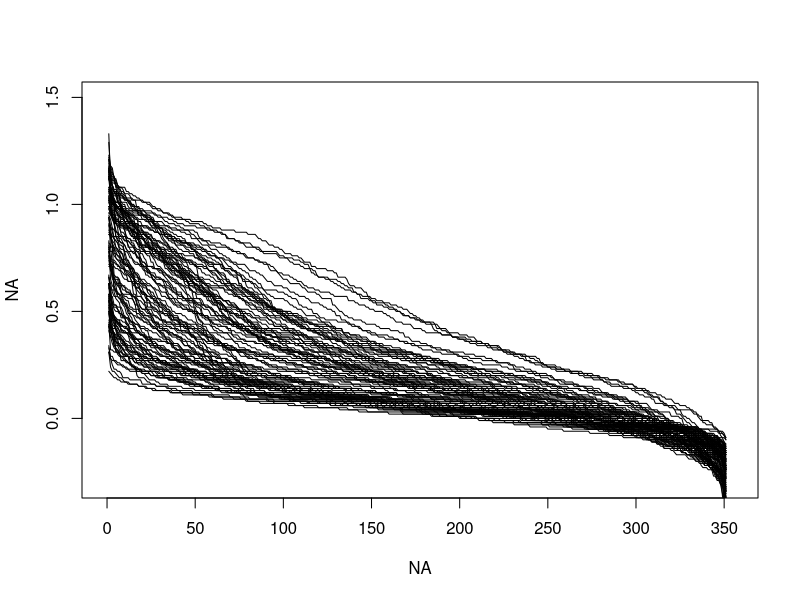
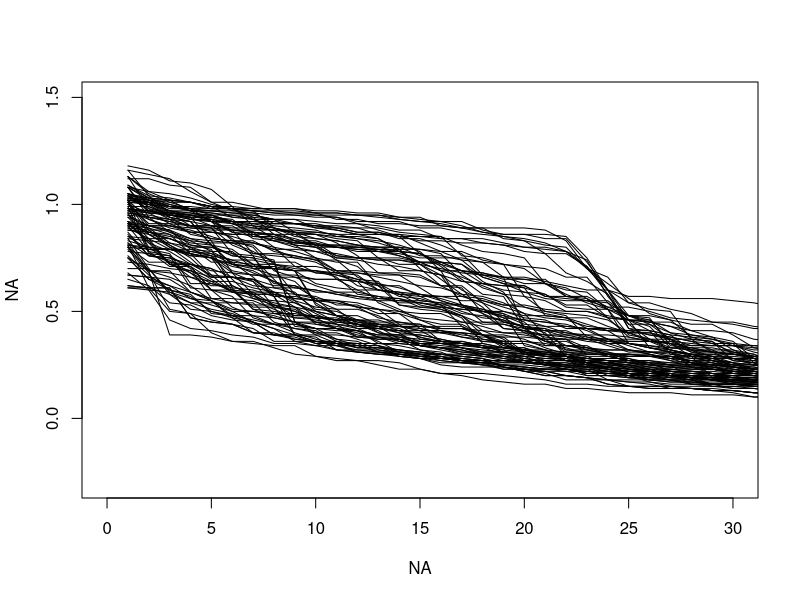
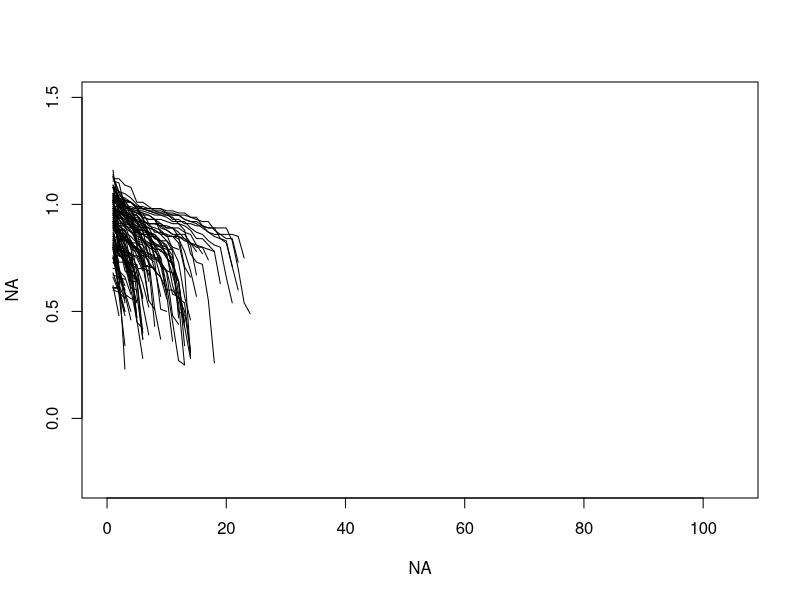

R code for these plots, in order: (Note: this script raises an error after producing the figures.)
# 2021 03 10 (MF-> Porvoo day) 
# I.Zliobaite

data_flat <- read.csv('4_outputs1/predictions_flat_train.csv', header = TRUE, sep = "\t")

pdf('4_plots/fig_predicitons_1.pdf',width = 10,height = 6)
plot(NA,NA,xlim = c(0,355),ylim = c(-0.3,1.5))
un_genera <- unique(data_flat[,'GENUS'])
for (sk in 1:length(un_genera)){
  ind <- which(data_flat[,'GENUS']==un_genera[sk])
  pred_now <- data_flat[ind,'prediction']
  pred_now <- pred_now[order(pred_now, decreasing = TRUE)]
  lines(pred_now,lty=1)
}
dev.off()

pdf('4_plots/fig_predicitons_2.pdf',width = 10,height = 6)
plot(NA,NA,xlim = c(0,30),ylim = c(-0.3,1.5))
un_localities <- unique(data_flat[,'SITE'])
for (sk in 1:length(un_genera)){
  ind <- which(data_flat[,'SITE']==un_localities[sk])
  pred_now <- data_flat[ind,'prediction']
  pred_now <- pred_now[order(pred_now, decreasing = TRUE)]
  lines(pred_now,lty=1)
}
dev.off()

ind2 <- which(data_flat[,'true']>0)
pdf('4_plots/fig_predicitons_3.pdf',width = 10,height = 6)
plot(NA,NA,xlim = c(0,105),ylim = c(-0.3,1.5))
un_localities <- unique(data_flat[,'SITE'])
for (sk in 1:length(un_genera)){
  ind <- intersect(ind2,which(data_flat[,'SITE']==un_localities[sk]))
  pred_now <- data_flat[ind,'prediction']
  pred_now <- pred_now[order(pred_now, decreasing = TRUE)]
  lines(pred_now,lty=1)
}
dev.off()



#for (sk in 1:length(un_genera)){
#  ind <- which(data_flat[,'GENUS']==un_genera[sk])
#  pred_now <- data_flat[ind,'prediction']
#}

#p <- ggplot(ToothGrowth, aes(x=dose, y=len)) +   geom_violin()



site_of_interest <- 'Pasalar'
#site_of_interest <- 'Somosaguas Norte'

ind <- which(data_flat[,'SITE'] == site_of_interest)
data_site <- data_flat[ind,]

ind <- which(data_site[,'true']>0)
data_pos <- data_site[ind,]

ind <- which(data_pos[,'prediction']<0)
data_pos[ind,'prediction'] <- 0

sum_sum <- sum(data_pos[,'prediction'])

rab <- round(100*data_pos[,'prediction']/sum_sum,digits=1)

data_pos <- cbind(data_pos,rab)

data_pos <- data_pos[order(rab,decreasing=TRUE),]

write.table(data_pos, file = paste("4_outputs3/res_abundances_",site_of_interest,".csv",sep=''),col.names = TRUE,row.names = FALSE, sep = '\t')      


